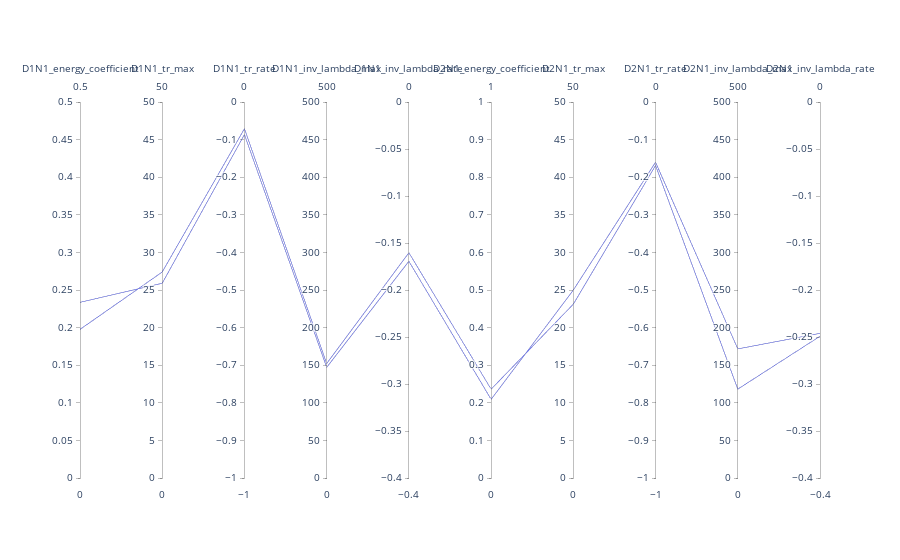

Here is the notebook cell this chart was saved with:
### Code cell
fig = go.Figure(data=go.Parcoords(dimensions=dimensions))
fig.show()

### Figure 1 — Plotly figure (JSON) as saved in the notebook; plotly's stock layout.template omitted (floating-point values rounded to 4 significant figures)
{"data": [{"dimensions": [{"label": "D1N1_energy_coefficient", "range": [0, 0.5], "values": [0.1976, 0.2336]}, {"label": "D1N1_tr_max", "range": [0, 50], "values": [27.39, 25.9]}, {"label": "D1N1_tr_rate", "range": [-1, 0], "values": [-0.07101, -0.08656]}, {"label": "D1N1_inv_lambda_max", "range": [0, 500], "values": [152.2, 147.1]}, {"label": "D1N1_inv_lambda_rate", "range": [-0.4, 0], "values": [-0.1603, -0.1694]}, {"label": "D2N1_energy_coefficient", "range": [0, 1], "values": [0.2361, 0.2091]}, {"label": "D2N1_tr_max", "range": [0, 50], "values": [23.12, 24.99]}, {"label": "D2N1_tr_rate", "range": [-1, 0], "values": [-0.1687, -0.1601]}, {"label": "D2N1_inv_lambda_max", "range": [0, 500], "values": [118.2, 171.7]}, {"label": "D2N1_inv_lambda_rate", "range": [-0.4, 0], "values": [-0.2492, -0.2461]}], "type": "parcoords"}], "layout": {}}
